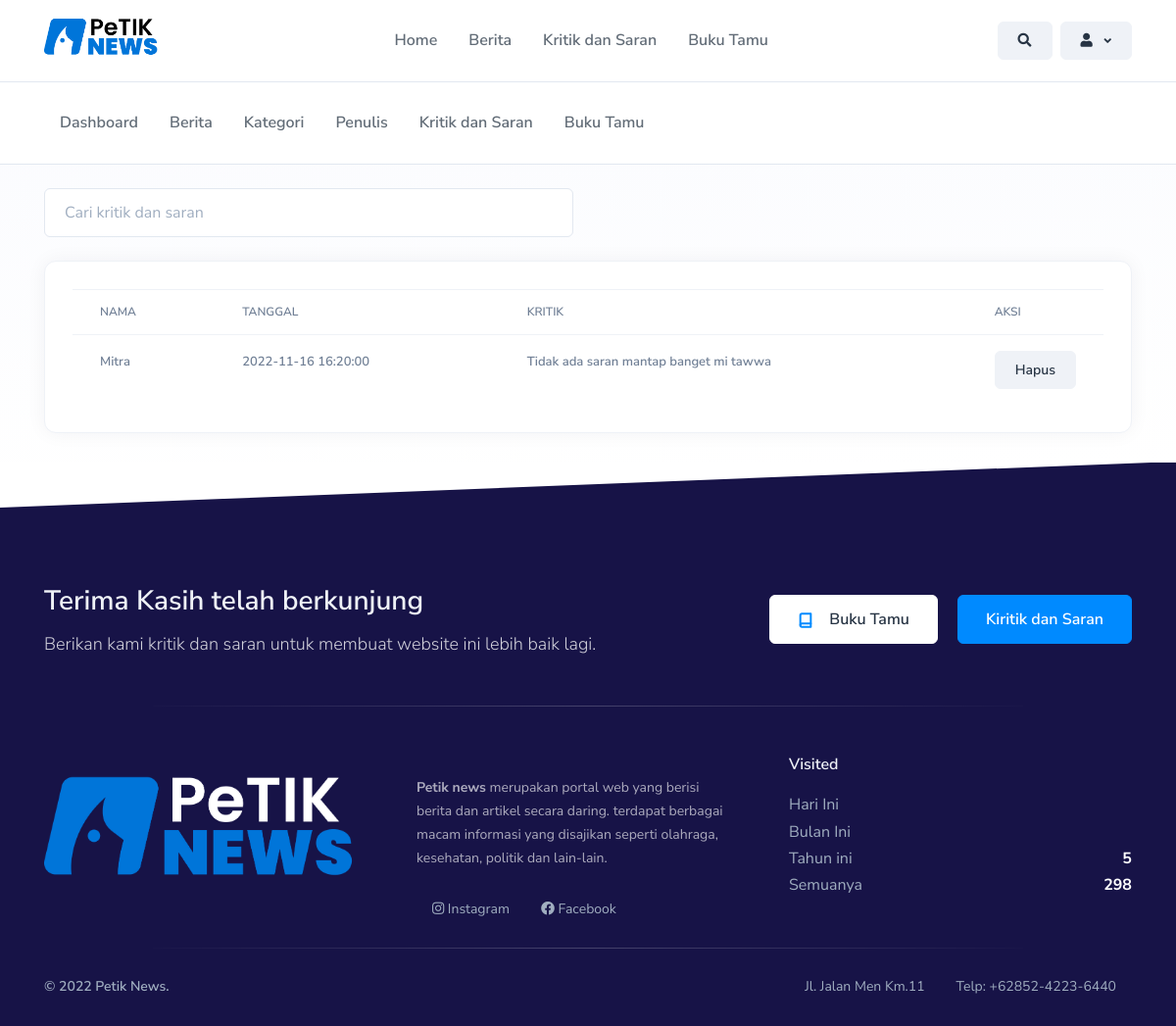
The app's page /userkritikdansaran (signed in) with its own data.
### tables this page shows
CREATE TABLE IF NOT EXISTS `kritik` (
  `id` int(11) NOT NULL AUTO_INCREMENT,
  `nama` varchar(255) DEFAULT NULL,
  `email` text,
  `komentar` text,
  `tanggal` datetime DEFAULT NULL,
  PRIMARY KEY (`id`)
);

### app/core/Controller.php (called while the page is built, shortened)
<?php
class Controller{
	public function view($view, $data = [])
	{
		require_once '../app/views/' . $view . '.php';
	}
	public function model($model)
	{
		return new $model;
	}
}

### app/controllers/userkritikdansaran.php (called while the page is built, shortened)
<?php
class UserKritikdanSaran extends Controller {
    public function index()
	{
		$data['title'] = 'Halaman Home';
		if(isset($_POST['cari'])){
			$data['kritik'] = $this->model('KritikModel')->getAll($_POST['cari']);
        } else {
			$data['kritik'] = $this->model('KritikModel')->getAll();
        }
		$this->view('user/kritik/index', $data);
	}
}

### app/core/App.php (called while the page is built, shortened)
<?php
class App{
	protected $method = 'index';
	protected $params = [];
	public function __construct(){
		$this->controller = new $this->controller;
		call_user_func_array([$this->controller, $this->method], $this->params);
	}
}

### public/index.php (called while the page is built, shortened)
<?php
$app = new App;

### app/core/Database.php (called while the page is built, shortened)
<?php
class Database{
	private $host = DB_HOST;
	private $user = DB_USER;
	private $pass = DB_PASS;
	private $dbnm = DB_NAME;
	private $dbh;
	private $stmt;
	public function __construct()
	{
		$dsn = 'mysql:host='. $this->host .';dbname='. $this->dbnm;
		$option = [
			PDO::ATTR_PERSISTENT => true,
			PDO::ATTR_ERRMODE => PDO::ERRMODE_EXCEPTION
		];
		try{
			$this->dbh = new PDO($dsn,$this->user,$this->pass, $option);
		}catch(PDOException $e){
			die($e->getMessage());
		}
	}
	public function query($query)
	{
		$this->stmt = $this->dbh->prepare($query);
	}
	public function execute()
	{
		$this->stmt->execute();
	}
	public function resultSet()
	{
		$this->execute();
		return $this->stmt->fetchAll(PDO::FETCH_ASSOC);
	}
}

### app/models/KritikModel.php (called while the page is built, shortened)
<?php
class KritikModel {
	private $table = 'kritik';
	private $db;
	public function __construct()
	{
		$this->db = new Database;
	}
	public function getAll($search = null)
	{
		$query = 'SELECT * FROM ' . $this->table;
		$this->db->query($query);
		return $this->db->resultSet();
	}
}

### app/views/user/kritik/index.php (the view)
<div class="container mt-4">
    <div class="row mb-4">
        <form action="<?= base_url ?>/userkritikdansaran" method="POST" class="col-lg-6 col-12">
            <input
                type="text"
                class="form-control"
                placeholder="Cari kritik dan saran"
                onsubmit="this.form.submit"
                name="cari"
                value="<?= isset($_POST['cari']) ? $_POST['cari'] : '' ?>">
        </form>
    </div>
    <div class="card">
        <div class="card-body">
            <table class="table">
                <thead>
                    <tr>
                        <th>NAMA</th>
                        <th>TANGGAL</th>
                        <th>KRITIK</th>
                        <th style="width: 1px;">AKSI</th>
                    </tr>
                </thead>
                <tbody>
                    <?php foreach($data['kritik'] as $item){ ?>
                    <tr>
                        <th><?= $item["nama"] ?></th>
                        <th><?= $item["tanggal"] ?></th>
                        <th style="white-space: pre-wrap"><?= $item["komentar"] ?></th>
                        <th>
                            <a href="<?= base_url ?>/userkritikdansaran/hapus/<?= $item['id'] ?>" class="btn btn-sm btn-secondary">Hapus</a>
                        </th>
                    </tr>
                    <?php } ?>
                </tbody>
            </table>
        </div>
    </div>
</div>

### records on screen
kritik: nama "Mitra", tanggal "2022-11-16 16:20:00", komentar "Tidak ada saran mantap banget mi tawwa"

### other values on screen
$footer["tahun"]["jumlah"] "5"
$footer["semua"]["jumlah"] "298"
